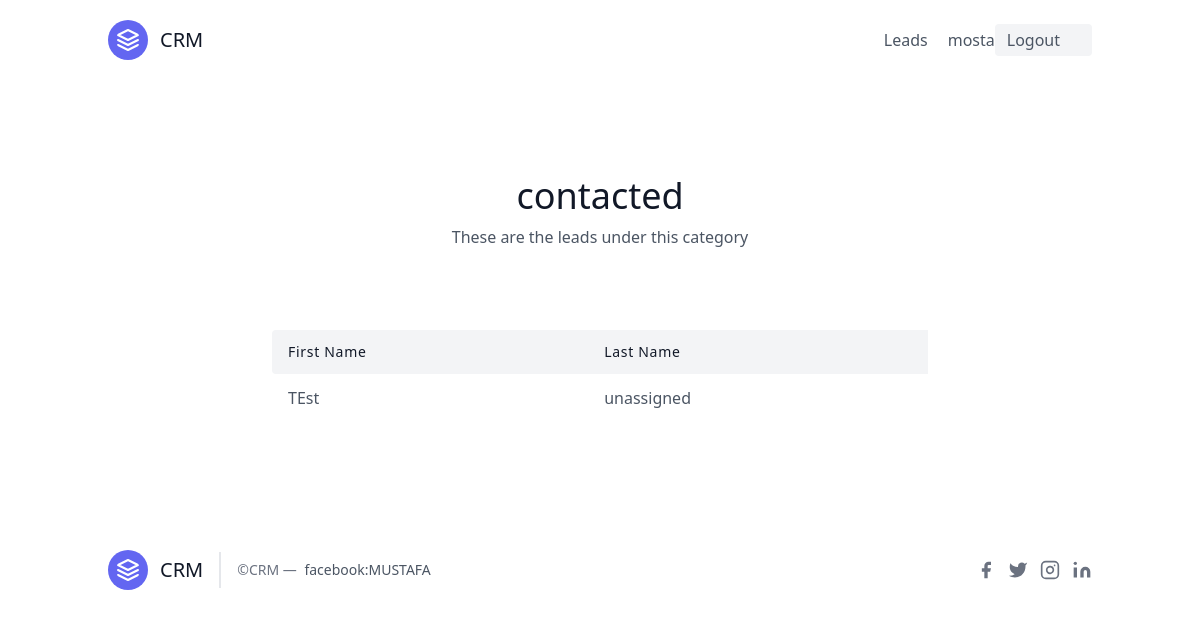
The app's page /leads/categories/1/ (signed in), older data.
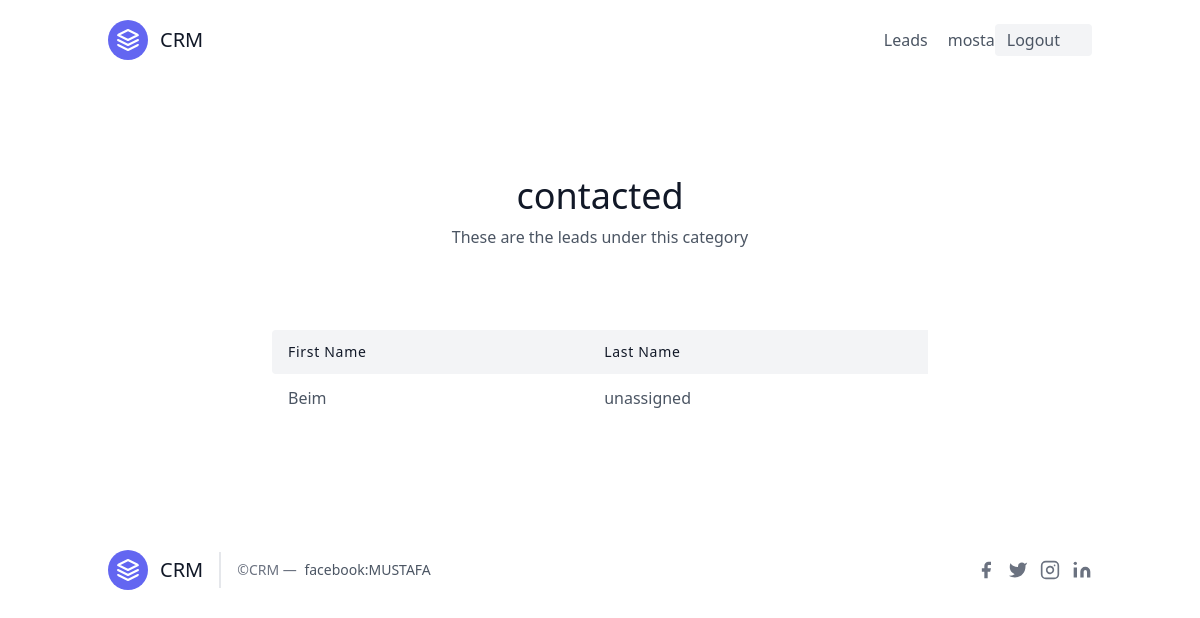
The same page, newer data.
### leads/models.py (models this page shows, shortened)
class Lead(models.Model):
    source_choices =(
        ('YouTube','YouTube'),
        ('Google', 'Google'),
        ('Newsletter', 'Newsletter'),
    )
    first_name = models.CharField(max_length=20)
    last_name = models.CharField(max_length=20)
    age = models.IntegerField(default=0)
    data_added=models.DateTimeField(auto_now_add=True)
    agent = models.ForeignKey("Agent",null=True,blank=True,on_delete=models.SET_NULL)
    oraganisation = models.ForeignKey(UserProfile,on_delete=models.CASCADE)
    phoned = models.BooleanField(default =False)
    source = models.CharField(choices=source_choices ,max_length=100)
    profile_picture=models.ImageField(upload_to='profile_pics',blank=True ,null=True)
    special_files = models.FileField(blank=True ,null=True)
    category = models.ForeignKey("Category",related_name="leads" , null=True,blank = True,on_delete=models.SET_NULL)

### leads/views.py (the view)
# urls.py: path("categories/<int:pk>/",CategoryDetailView.as_view(),name="category_detail"),
class CategoryDetailView(LoginRequiredMixin,DetailView):
    template_name="category_detail.html"
    context_object_name="category"
    '''
    def get_context_data(self, **kwargs):

        user=self.request.user

        context= super(CategoryDetailView,self).get_context_data(**kwargs)
        leads=self.get_object().leads.all()
        context.update({
             "leads":leads
        })
        return context
     '''
    def get_queryset(self) :
        user=self.request.user
        if user.is_oraganisor:
            queryset = Category.objects.filter(oraganisation=user.userprofile )
        else:
            queryset = Category.objects.filter(oraganisation=user.agent.oraganisation)
        return queryset

### leads/templates/category_detail.html (shortened to what this page needs)
{% extends "base.html" %}
{% block content %}
  <section class="text-gray-600 body-font">
  <div class="container px-5 py-24 mx-auto">
    <div class="flex flex-col text-center w-full mb-20">
      <h1 class="sm:text-4xl text-3xl font-medium title-font mb-2 text-gray-900">{{category.name}}</h1>
      <p class="lg:w-2/3 mx-auto leading-relaxed text-base">These are the leads under this category</p>
    </div>
    <div class="lg:w-2/3 w-full mx-auto overflow-auto">
      <table class="table-auto w-full text-left whitespace-no-wrap">
        <thead>
          <tr>
            <th class="px-4 py-3 title-font tracking-wider font-medium text-gray-900 text-sm bg-gray-100 rounded-tl rounded-bl">First Name</th>
            <th class="px-4 py-3 title-font tracking-wider font-medium text-gray-900 text-sm bg-gray-100">Last Name</th>
          </tr>
        </thead>
        <tbody>
         {% for lead in category.leads.all %}
          <tr>
            <td class="px-4 py-3">
                <a class="hover:text-blue-600" href="{% url 'leads:lead_detail' lead.pk %}">{{lead.first_name}}</a></td>
            <td class="px-4 py-3">{{lead.last_name}}</td>
          </tr>
          {% endfor %}
        </tbody>
      </table>
</section>
{% endblock content %}

Row changes from the older to the newer data that the page shows:
changed Lead "unassigned": first_name "TEst" → "Beim"
